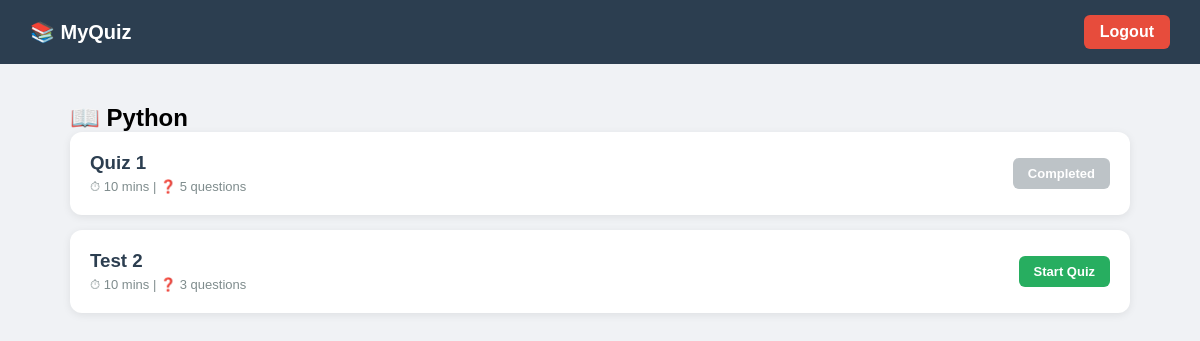
Page /subjects/detail/12/ (signed in) on the committed database.
### subjects/models.py (models this page shows, shortened)
class Subject(models.Model):
    name = models.CharField(max_length=200)
    created_by = models.ForeignKey(
        User, on_delete=models.CASCADE, null=True, blank=True
    )  # <- allow null temporarily

class Quiz(models.Model):
    subject = models.ForeignKey(
        Subject, on_delete=models.CASCADE, related_name="quizzes"
    )
    title = models.CharField(max_length=200)
    time_limit = models.PositiveIntegerField(default=10)  # minutes
    is_active = models.BooleanField(default=True)

### subjects/views.py (the view)
# urls.py: path("detail/<int:subject_id>/", views.subject_detail, name="subject_detail"),
@login_required
def subject_detail(request, subject_id):
    subject = get_object_or_404(Subject, id=subject_id)
    quizzes = subject.quizzes.all()
    quiz_data = []
    for quiz in quizzes:
        result = (
            Result.objects.filter(student=request.user, quiz=quiz)
            .order_by("-date_taken")
            .first()
        )
        total_questions = quiz.questions.count()
        pass_marks = int(total_questions * 0.6)
        already_passed = False
        can_retake = False
        if result:
            if result.score >= pass_marks:
                already_passed = True
            else:
                can_retake = True
        quiz_data.append(
            {
                "quiz": quiz,
                "question_count": total_questions,
                "already_passed": already_passed,
                "can_retake": can_retake,
            }
        )
    return render(
        request,
        "subjects/subject_detail.html",
        {"subject": subject, "quiz_data": quiz_data},
    )

### templates/subjects/subject_detail.html (shortened to what this page needs)
{% extends 'base.html' %}
{% block content %}
<h2>📖 {{ subject.name }}</h2>
{% if quiz_data %}
    {% for item in quiz_data %}
    <div class="quiz-card">
        <div class="quiz-info">
            <h3>{{ item.quiz.title }}</h3>
            <div class="quiz-meta">
                ⏱ {{ item.quiz.time_limit }} mins |
                ❓ {{ item.question_count }} questions
            </div>
        </div>
        <div class="quiz-actions">
            {% if request.user.role == 'teacher' %}
                <a href="{% url 'add_question' item.quiz.id %}" class="btn btn-edit">
                    Edit
                </a>
                <a href="{% url 'delete_quiz' item.quiz.id %}" class="btn btn-delete">
                    Delete
                </a>
            {% else %}
                {% if item.already_passed %}
                    <span class="btn btn-complete">Completed</span>
                {% elif item.can_retake %}
                    <a href="{% url 'take_quiz' item.quiz.id %}" class="btn btn-retake">
                        Retake
                    </a>
                {% else %}
                    <a href="{% url 'take_quiz' item.quiz.id %}" class="btn btn-start">
                        Start Quiz
                    </a>
                {% endif %}
            {% endif %}
        </div>
    </div>
    {% endfor %}
{% else %}
    <p>No quizzes available.</p>
{% endif %}
{% endblock %}

### templates/base.html (style rules this page uses)
* { margin: 0; padding: 0; box-sizing: border-box; }
body { font-family: Arial, sans-serif; background: #f0f2f5; }

### templates/subjects/subject_detail.html (style rules this page uses)
.quiz-card { background: white; border-radius: 12px; padding: 20px; margin-bottom: 15px; box-shadow: 0 2px 8px rgba(0,0,0,0.08); display: flex; justify-content: space-between; align-items: center; }
.quiz-info h3 { margin-bottom: 5px; color: #2c3e50; }
.quiz-meta { font-size: 13px; color: #7f8c8d; }
.btn { padding: 8px 15px; border-radius: 6px; text-decoration: none; font-size: 13px; font-weight: bold; }
.btn-start { background: #27ae60; color: white; }
.btn-complete { background: #bdc3c7; color: white; }
.quiz-actions { display: flex; gap: 10px; align-items: center; }

### rows in the picture
Subject: name "Python"
Quiz: quiz "Quiz 1", quiz.time_limit "10", question_count "5", shows "Completed"
Quiz: quiz "Test 2", quiz.time_limit "10", question_count "3", shows "Start Quiz"
